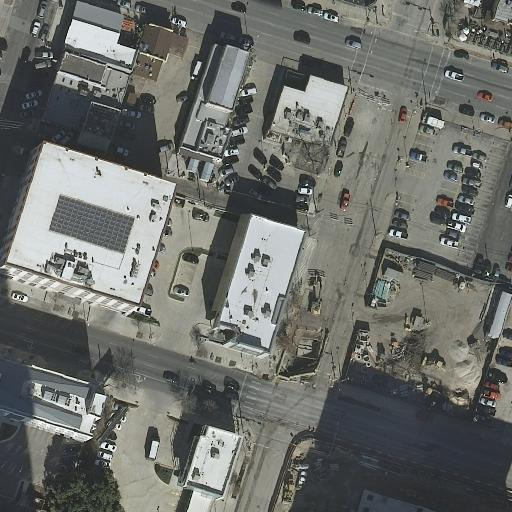
#> input picture cpp/examples/test_image3.jpg, 512 x 512 px; its folder holds only this picture in this run
$ python -i combined_imgproc.py   (imports and definitions only)
#> lines starting #> are read from the running program, lines starting #| are printed output that depends on the picture
import cv2
import numpy as np
import math
import random
import itertools
from dataclasses import dataclass, field
from typing import List, Tuple, Callable, Optional, Any, Dict  # Any for function signatures initially

# from scipy.linalg import lu_factor, lu_solve # Only if np.linalg.solve is not sufficient

# --- Constants (from various C++ headers) ---
EPSILON = 1e-12  # From math_test.h


# --- Data Structures (from Point.h, Match.h, Description.h, etc.) ---
@dataclass
class Point:
    x: float = 0.0
    y: float = 0.0
    w: float = 1.0  # Homogeneous coordinate, often 1 for 2D points

    def to_cv_point(self) -> Tuple[float, float]:
        return (self.x, self.y)

    @staticmethod
    def from_cv_keypoint(kp: cv2.KeyPoint) -> 'Point':
        return Point(kp.pt[0], kp.pt[1])

    @staticmethod
    def list_from_cv_keypoints(kps: List[cv2.KeyPoint]) -> List['Point']:
        return [Point.from_cv_keypoint(kp) for kp in kps]

    @staticmethod
    def list_to_cv_points_nparray(points: List['Point']) -> np.ndarray:
        return np.array([[p.x, p.y] for p in points], dtype=np.float32)


@dataclass
class Match:
    src: int = 0  # Index in source points
    dst: int = 0  # Index in destination points
    distance: float = 0.0
    imgIdx: int = -1  # Optional, from C++ Match constructor

    @staticmethod
    def list_from_cv_dmatches(dmatches: List[cv2.DMatch]) -> List['Match']:
        return [Match(m.queryIdx, m.trainIdx, m.distance, m.imgIdx) for m in dmatches]


@dataclass
class Description:  # C++ used std::vector<double>
    numbers: np.ndarray = field(default_factory=lambda: np.array([], dtype=np.float64))

    # [160 lines left out: functions list_from_cv_descriptors, matrix_to_cv_mat_py, apply_histogram_clahe_py, not called in this run]


def apply_histogram_py(input_image: np.ndarray) -> np.ndarray:
    """
    Python translation of global histogram equalization.
    OpenCV's cv2.equalizeHist() is the direct equivalent for grayscale.
    """
    if input_image is None or input_image.size == 0:
        raise ValueError("Empty image!")

    original_type = input_image.dtype
    input_mat_for_processing = None
    is_color = False

    if input_image.ndim == 3 and input_image.shape[2] == 3:
        if input_image.dtype != np.uint8: input_image = input_image.astype(np.uint8)
        ycrcb_image = cv2.cvtColor(input_image, cv2.COLOR_BGR2YCrCb)
        channels = cv2.split(ycrcb_image)
        # Equalize the Y channel (brightness)
        channels[0] = cv2.equalizeHist(channels[0])
        ycrcb_result = cv2.merge(channels)
        result_image = cv2.cvtColor(ycrcb_result, cv2.COLOR_YCrCb2BGR)
    elif input_image.ndim == 2:
        if input_image.dtype != np.uint8: input_image = input_image.astype(np.uint8)
        result_image = cv2.equalizeHist(input_image)
    else:
        raise ValueError("Invalid image format! Must be 1-channel or 3-channel.")

    return result_image.astype(original_type)


# --- Linear Algebra Solvers (SolverLinearEquations.h) ---
# SvdSolver and LuSolver custom implementations.
# Python/NumPy/SciPy provide optimized versions.

# [222 lines left out: functions solve_homogeneous_svd_py, solve_direct_linear_lu_py, solve_direct_linear_svd_lstsq_py, apply_homography_to_points_py, create_matrix_equation_homography_py, create_matrix_equation_singular_homography_py and 4 more, not called in this run]


# --- RANSAC/LMEDS (Filters from Ransac.h, Lmeds.h) ---
# OpenCV's findHomography and estimateAffinePartial2D already include RANSAC/LMEDS.
# For a direct translation of your custom RANSAC/LMEDS:

class UniqueCombinationGeneratorPy:
    # [20 lines left out: function __init__, not called in this run]

    def count_max_combination(self) -> int:
        return self._total_combinations

    # [18 lines left out: function generate, not called in this run]

    def reset(self):
        self._used_combinations_tuples.clear()
        self.generated_combinations_count = 0


class RansacPy:
    # [198 lines left out: functions __init__, _calculate_delta_points, _calculate_delta_matches, calculate, find_homography_py_custom_ransac, estimate_affine_partial2d_py_custom_ransac, not called in this run]


# --- KnnMatch (KnnMatch.h) ---
# OpenCV's BFMatcher().knnMatch is preferred.
class KnnMatchPy:
    # [23 lines left out: functions _euclidean_distance_desc, find, not called in this run]


# --- Test utilities (from math_test.h, if needed for main script) ---
# Example: convertCvKeypointToPoint is now Point.list_from_cv_keypoints
# getMatches / getMatchesSort: These are complex test setup functions.
# They would be translated into Python test functions using cv2.ORB_create(), cv2.BFMatcher(), etc.
# For brevity, I will not translate the full test functions here but use their principles in example usage.


# --- Main example usage area (simulating a test or main script) ---
# [135 lines not run here, left out]
        # [6 lines of commented-out code are left out]

>>> import cv2
>>> picture = cv2.imread('../../../cpp/examples/test_image3.jpg', cv2.IMREAD_GRAYSCALE)
#> picture: shape (512, 512); min 0, max 255, mean 110
>>> result = apply_histogram_py(picture)
#> in apply_histogram_py, `result_image = cv2.equalizeHist(input_image)`:
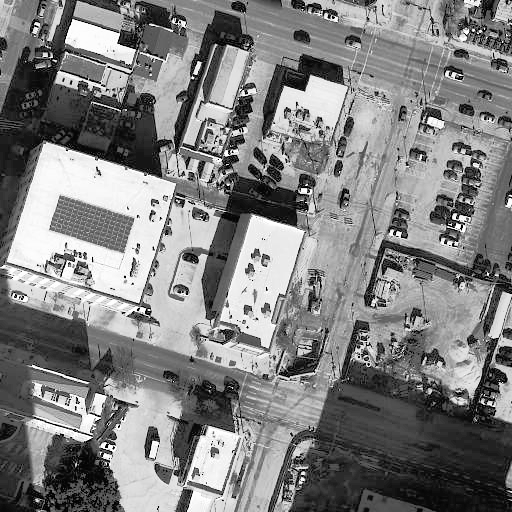
#> result_image: shape (512, 512); min 0, max 255, mean 128.4
